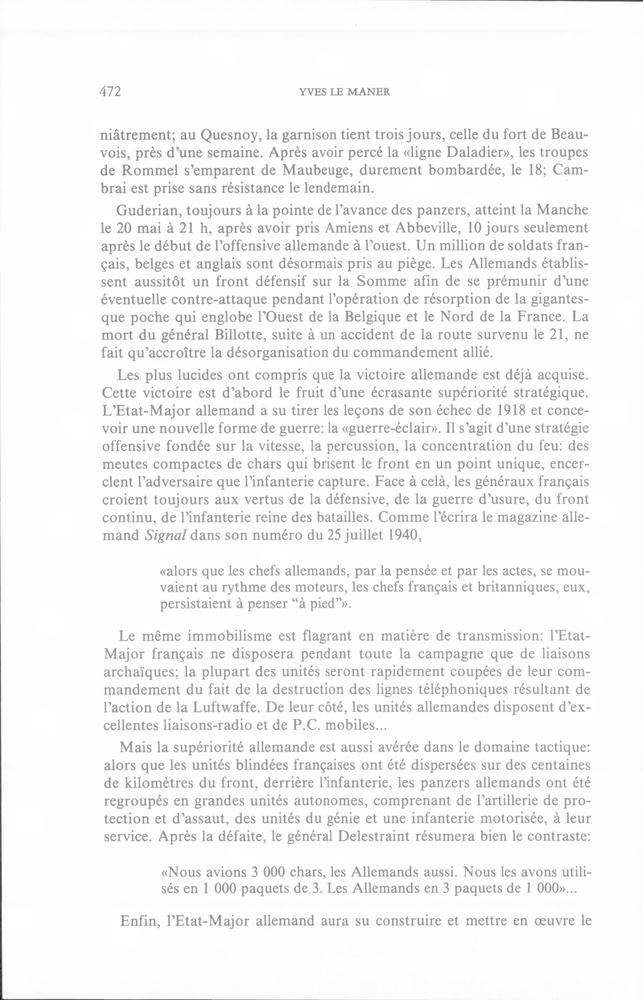
#> input picture pour_ICCBR/rnord_0035-2624_1994_num_76_306_T1_0472_0000.png, 643 x 1000 px, shrunk from 2416 x 3760 before the run
$ python decoupage_de_png.py
#> lines starting #> are read from the running program, lines starting #| are printed output that depends on the picture; after the words box and inside, x2 and y2 are one past the last pixel; in counts of white or black regions, pixels touching at a corner belong together
import cv2
import xml.etree.ElementTree as ET
import os

# Charger l'image et le fichier xml
image = cv2.imread("rnord_0035-2624_1994_num_76_306_T1_0472_0000.png")
#> image is the input picture: shape (1000, 643, 3); min 18, max 255, mean 244.6
fichier_xml = ET.parse("rnord_0035-2624_1994_num_76_306_T1_0472_0000.xml")
#> (reads pour_ICCBR/rnord_0035-2624_1994_num_76_306_T1_0472_0000.xml from the repository)
xml = fichier_xml.getroot()

# Obtenir les dimensions de l'image
hauteur, largeur, _ = image.shape
#> hauteur = 1000; largeur = 643

# Créer un dossier pour stocker les png de "de"
if not os.path.exists('de_png'):
    os.makedirs('de_png')

# Initialiser le compteur de "de"
cpt = 1

# Parcourir tous les mots du fichier xml
for mot in xml.iter('word'):
    # Vérifier si le mot est "de"
    if mot.attrib.get("searchWord") == 'de':
        # Gérer le décalage de l'algorithme
        decalage_gauche = int(mot.attrib.get("width")) // 3
        decalage_haut = int(mot.attrib.get("height")) // 3

        # Récupéré la position du "de"
        x1 = int(mot.attrib.get("left")) - decalage_gauche
        y1 = int(mot.attrib.get("top")) - decalage_haut
        x2 = int(mot.attrib.get("right"))
        y2 = int(mot.attrib.get("bottom"))

        # Créer un nouveau fichier png pour le "de"
        image_de = image[y1:y2, x1:x2]
        cv2.imwrite("de_png/de_" + str(cpt) + ".png", image_de)
        cpt += 1

        # Dessiner un rectangle autour du mot
        cv2.rectangle(image, (x1, y1), (x2, y2), (0, 0, 255), 2)
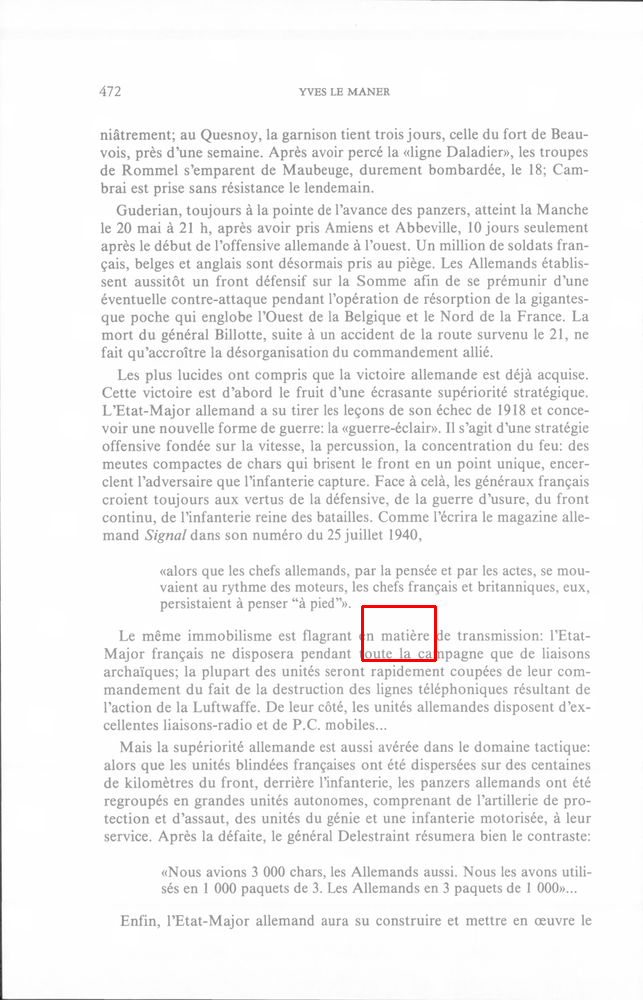
#> image: shape (1000, 643, 3); 0.12% of pixels changed, all inside (x1, y1, x2, y2) = (361, 605, 437, 662)
#> after the loop, cpt = 33

# Enregistrer l'image modifiée
cv2.imwrite("resultat.png", image)
cv2.waitKey(0)
cv2.destroyAllWindows()
